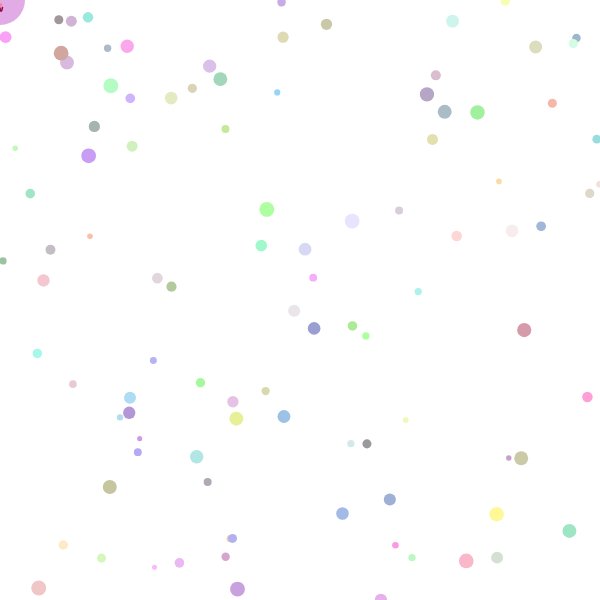
Frame 1 (no input)
Frame 60 (no input): identical to frame 1, image omitted
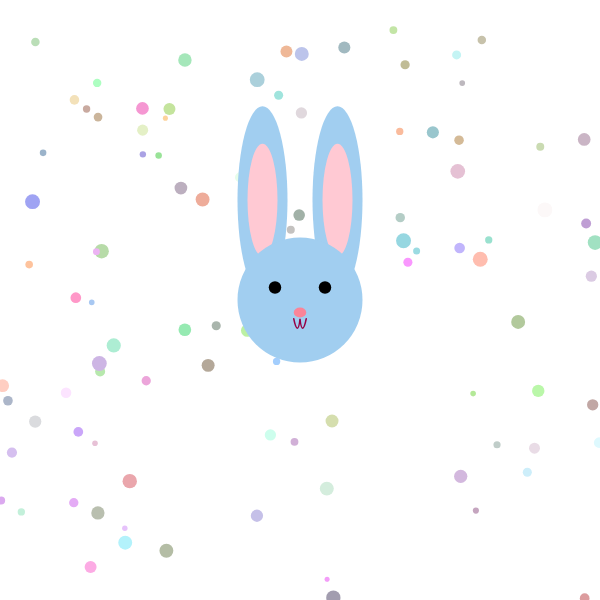
Frame 120 (the mouse pressed at the canvas centre since frame 60)

The p5.js sketch that drew these frames (run headless with seeded random() and noise() and a simulated clock; from frame 60 on, the mouse is pressed at the canvas centre):

// p5.js sketch
// ── sketch.js
function setup() {
  createCanvas(600, 600);
  noCursor(); 
  setRabbitColors(); 
  generateDots(); 
}

function draw() {
  background(255); 
  drawBackgroundDots(); 
  let size = map(mouseX, 0, width, 50, 200); //  
  drawRabbit(mouseX, mouseY, size); 
}

// pressed change
function mousePressed() {
  setRabbitColors(); 
  moveAndChangeDots(); 
}

// rabbit color
function setRabbitColors() {
  rabbitColor = color(random(150, 255), random(150, 255), random(150, 255)); 
  innerEarColor = color(255, 201, 211); 
  noseColor = color(250, 132, 152); 
}

let dots = [];
function generateDots() {
  for (let i = 0; i < 100; i++) {
    dots.push({
      x: random(width),
      y: random(height),
      size: random(5, 15),
      color: getRandomColor(),
    });
  }
}

// dots random color
function getRandomColor() {
  return color(random(150, 255), random(150, 255), random(150, 255));
}

function moveAndChangeDots() {
  dots.forEach(dot => {
    dot.x = random(width);
    dot.y = random(height);
    dot.color = getRandomColor();
  });
}

// dots
function drawBackgroundDots() {
  noStroke();
  dots.forEach(dot => {
    fill(dot.color);
    ellipse(dot.x, dot.y, dot.size, dot.size);
  });
}

// rabbit
function drawRabbit(x, y, size) {
  let earHeight = size * 1.5; 
  let earWidth = size * 0.4; 
  let headSize = size; 
  
  // ears
  fill(rabbitColor); 
  noStroke(); 
  ellipse(x - size * 0.3, y - size * 0.8, earWidth, earHeight); 
  ellipse(x + size * 0.3, y - size * 0.8, earWidth, earHeight); 

  // inner ears
  fill(innerEarColor); 
  ellipse(x - size * 0.3, y - size * 0.8, earWidth * 0.6, earHeight * 0.6); 
  ellipse(x + size * 0.3, y - size * 0.8, earWidth * 0.6, earHeight * 0.6); 

  // head
  fill(rabbitColor); 
  ellipse(x, y, headSize, headSize);

  // eyes
  fill(0); 
  ellipse(x - size * 0.2, y - size * 0.1, size * 0.1, size * 0.1); 
  ellipse(x + size * 0.2, y - size * 0.1, size * 0.1, size * 0.1); 

  // nose
  fill(noseColor); 
  ellipse(x, y + size * 0.1, size * 0.1, size * 0.08); 

  // mouth
  noFill(); 
  stroke(150, 2, 69);
  strokeWeight(1.5); 
  beginShape();
  vertex(x - size * 0.05, y + size * 0.15); 
  bezierVertex(x - size * 0.03, y + size * 0.25, x - size * 0.01, y + size * 0.25, x, y + size * 0.15);
  bezierVertex(x + size * 0.01, y + size * 0.25, x + size * 0.03, y + size * 0.25, x + size * 0.05, y + size * 0.15); 
  endShape();
}
